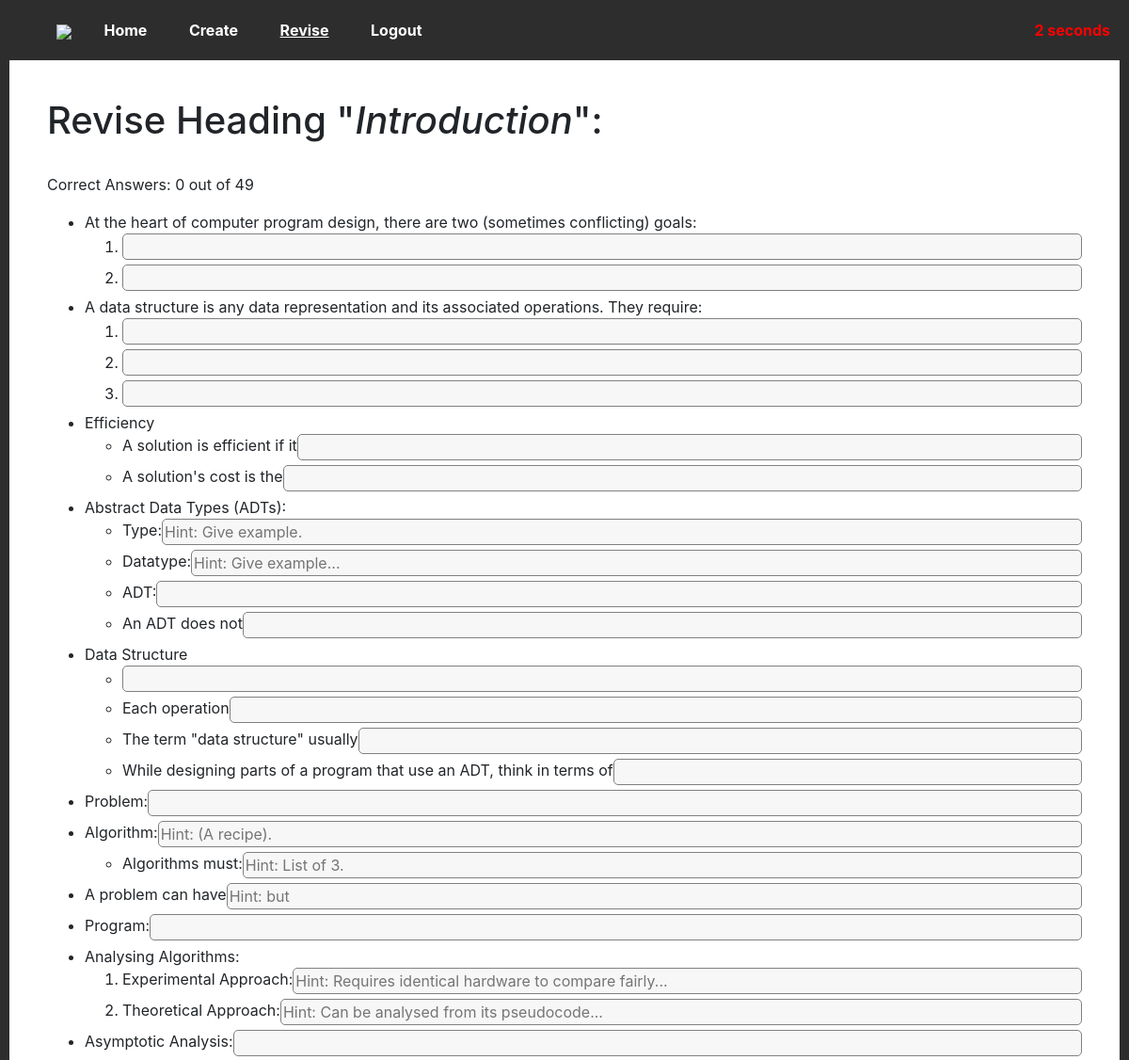
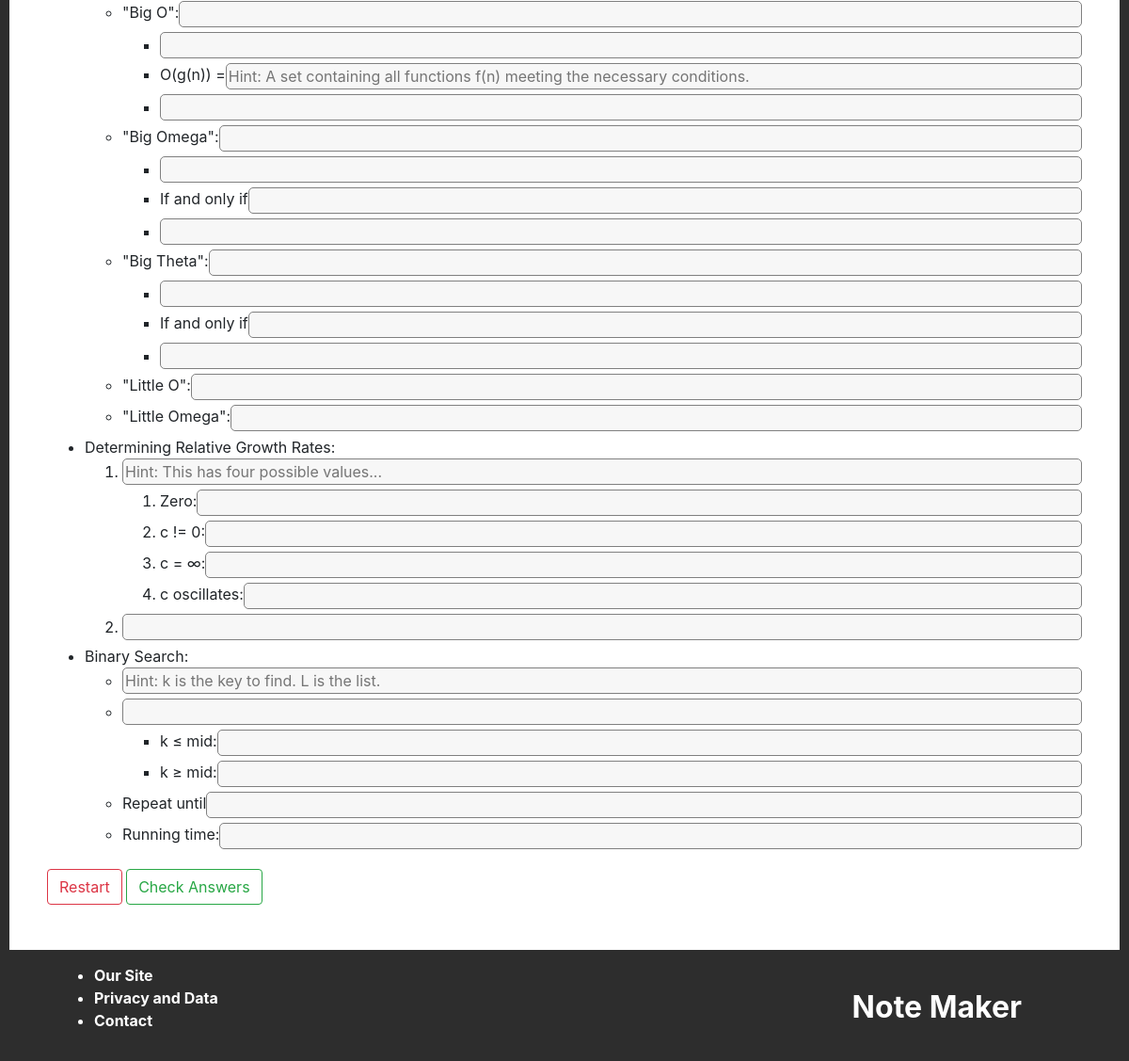
Page /revise/heading/1 (signed in) on the committed database (2 pictures, top to bottom).
### website/models.py (models this page shows, shortened)
class Heading(db.Model): # Example: Sorting Algorithms
    id = db.Column(db.Integer, primary_key=True)
    text = db.Column(db.String(512))
    module = db.Column(db.Integer, db.ForeignKey("module.id"))
    attempts = db.Column(db.Integer, default=0)
    time = db.Column(db.String(128))
    order = db.Column(db.Integer, default=0)
    def getPoints(self):
        return Point.query.filter_by(isRoot=True, parent=self.id).all()

class Point(db.Model): # Examples: [Merge Sort, Has a running time of O(n log n)]
    id = db.Column(db.Integer, primary_key=True)
    text = db.Column(db.String(1048576))
    blankFill = db.Column(db.Boolean) # If True, then this point can be used in "fill-the-blank" style questions.
    hint = db.Column(db.String(4096)) # Available to be shown (for example, "list 3 advantages")
    parent = db.Column(db.Integer) # If isRoot==True, then this points to a heading. Otherwise to another point.
    isRoot = db.Column(db.Boolean) # Can this be a starting point for a question (list the points below this one)?
    numeric = db.Column(db.Boolean, default=False) # If numeric, use <ol>, otherwise use <ul>
    punc = db.Column(db.Boolean, default=False) # Check punctuation when marking answers.
    leniency = db.Column(db.Integer, default=90) # Match percentage between given answer and correct answer.
    code = db.Column(db.Boolean, default=False) # Question requires code answer. Punc is overriden to False and a textarea is displayed instead of a standard 1-line input.
    disabled = db.Column(db.Boolean, default=False)
    successes = db.Column(db.Integer, default=0)
    failures = db.Column(db.Integer, default=0)
    last_answered = db.Column(db.DateTime(timezone=True))
    order = db.Column(db.Integer, default=0)
    def getChildren(self):
        return Point.query.filter_by(isRoot=False, parent=self.id).all()
    def getParent(self):
        if self.isRoot:
            return Heading.query.get(self.parent)
        return Point.query.get(self.parent)
    def question(self):
        try:
            return str(self.text)[0: str(self.text).index(">|<")]
        except Exception as e:
            return self.text
    def answer(self):
        if not self.blankFill:
            return self.text
        try:
            return str(self.text)[str(self.text).index(">|<") + 4 : len(self.text)]
        except:
            return ""
    def isDisabled(self):
        if self.disabled:
            return True
        if not self.isRoot:
            return self.getParent().isDisabled()
        return False

### website/revise/revise.py (the view, shortened to what this page needs)
@revise.route("/heading/<int:h_id>", methods=["GET", "POST"])
@login_required
def heading(h_id):
    print("RUNNING")
    h = Heading.query.filter_by(id=h_id).first()
    if not h:
        flash("Invalid details!", category="error")
        return redirect(url_for("revise.index"))
    results = dict()
    count = 0
    start = 0
    return render_template("revise_heading.html", heading=h, user=current_user, results=results, count=count, start=start)

### app.py (called while the page is built)
@app.context_processor
def current_nav():
    return get_current_nav()

### website/__init__.py (called while the page is built)
def get_current_nav():
    navs = ["create", "revise", "login", "signup"] # Otherwise: home.
    current = "home"
    for nav in navs:
        if nav in request.path:
            current = nav
    return dict(current_nav = current)

### website/revise/templates/revise_heading.html (shortened to what this page needs)
{% extends "base.html" %}
{% block content %}
    <h1>Revise Heading "<i>{{ heading.text }}</i>":</h1><br>
    <p>Correct Answers: {{ count }} out of <span id="q_count"></span></p>
    <form method="POST" autocomplete="off">
            <ul>
                {% for node in heading.getPoints() %}
                    {% if not node.disabled %}
                    <li>
                        <div style="display: flex;">
                        {{ node.question() }}
                        {% if node.blankFill %}
                            <input type="text" name="{{ node.id }}" {% if results[node.id] %}
                                value="{{ results[node.id] }}"
                                {% if node.checkAnswer(results[node.id]) %}
                                    class = "revise-blank-input revise-input-correct"
                                    tabindex="-1"
                                {% else %}
                                    class = "revise-blank-input revise-input-incorrect"
                                {% endif %}
                            {% else %}
                                class="revise-blank-input"
                            {% endif %}
                            {% if node.hint %}
                                placeholder="Hint: {{ node.hint }}"
                            {% endif %}
                            autocomplete="off"
                            >
                        {% endif %}
                        </div>
                    </li>
                    {% endif %}
                    {% if node.numeric %}
                        <ol>
                    {% else %}
                        <ul>
                    {% endif %}
                    {%- for item in node.getChildren() recursive %}
                        {% if not item.isDisabled() %}
                        <li>
                            {% if item.blankFill %}
                                <div style="display: flex;">
                                {{ item.question() }}
                                    {% if item.answer() != "" %}
                                        <input type="text" name="{{ item.id }}"
                                            {% if results[item.id] %}
                                                value="{{ results[item.id] }}"
                                                {% if item.checkAnswer(results[item.id]) %}
                                                    class = "revise-blank-input revise-input-correct"
                                                    tabindex="-1"
                                                {% else %}
                                                    class = "revise-blank-input revise-input-incorrect"
                                                {% endif %}
                                            {% else %}
                                                class="revise-blank-input"
                                            {% endif %}
                                            {% if item.hint %}
                                                placeholder="Hint: {{ item.hint }}"
                                            {% endif %}
                                        autocomplete="off"
                                        >
                                    {% endif %}
                                </div>
                            {% else %}
                                <input type="text" name="{{ item.id }}"
                                    {% if results[item.id] %}
                                        value="{{ results[item.id] }}"
                                        {% if item.checkAnswer(results[item.id]) %}
                                            class = "revise-input revise-input-correct"
                                            tabindex="-1"
                                        {% else %}
                                            class = "revise-input revise-input-incorrect"
                                        {% endif %}
                                    {% else %}
                                        class="revise-input"
                                    {% endif %}
                                    {% if item.hint %}
                                        placeholder="Hint: {{ item.hint }}"
                                    {% endif %}
                                    autocomplete="off"
                                >
                            {% endif %}
                        </li>
                        {% if item.getChildren() | length > 0 %}
                            {% if item.numeric %}
                                <ol>
                            {% else %}
                                <ul>
                            {% endif %}
                                {{ loop(item.getChildren()) }}
                            {% if item.numeric %}
                                </ol>
                            {% else %}
                                </ul>
                            {% endif %}
                        {% endif %}
                        {% endif %}
                    {% endfor %}
                    {% if node.numeric %}
                        </ol>
                    {% else %}
                        </ul>
                    {% endif %}
                {% endfor %}
            </ul>
        <a href="/revise/heading/{{ heading.id }}" class="btn btn-outline-danger">Restart</a>
        <input type="submit" value="Check Answers" class="btn btn-outline-success">
        <span id="timer" class="timer">-- seconds</span>
    </form>
{% endblock %}

### website/home/templates/base.html (shortened to what this page needs)
<!DOCTYPE html>
<html lang="en">
    <head>
        <link rel="stylesheet" href="{{ url_for('home.static', filename='css/base.css') }}">
        <link rel="stylesheet" href="{{ url_for('home.static', filename='css/navbar.css') }}">
        <link rel="stylesheet" href="{{ url_for('home.static', filename='css/footer.css') }}">
        <link rel="stylesheet" href="{{ url_for('create.static', filename='create.css') }}">
        <link rel="stylesheet" href="{{ url_for('revise.static', filename='revise.css') }}">
        <link
            rel="stylesheet"
            href="https://stackpath.bootstrapcdn.com/bootstrap/4.4.1/css/bootstrap.min.css"
        />
    </head>
    <body>
        {% include "navbar.html" %}
        <div class="page">
            {% block content %} {% endblock %}
            <br><br>
        </div>
        {% include "footer.html" %}
    </body>
</html>

### website/home/templates/navbar.html
<div class="nbar">
    <ul class="nav_links">
        <li><img src="{{ url_for('home.static', filename='icon.png') }}"></li>
        <li><a href="/" {% if current_nav == "home" %} style="text-decoration: underline;" {% endif %}>Home</a></li>
        {% if user.is_authenticated %}
            <li><a href="/create/" {% if current_nav == "create" %} style="text-decoration: underline;" {% endif %}>Create</a></li>
            <li><a href="/revise/" {% if current_nav == "revise" %} style="text-decoration: underline;" {% endif %}>Revise</a></li>
            <li><a href="/auth/logout">Logout</a></li>
        {% else %}
            <li><a href="/auth/login" {% if current_nav == "login" %} style="text-decoration: underline;" {% endif %}>Login</a></li>
            <li><a href="/auth/signup" {% if current_nav == "signup" %} style="text-decoration: underline;" {% endif %}>Signup</a></li>
        {% endif %}
    </ul>
</div>

### website/home/templates/footer.html
<div class="footer">
    <ul class="footer_links">
        <li><a href="/">Our Site</a></li>
        <li><a href="/privacy">Privacy and Data</a></li>
        <li><a href="/contact">Contact</a></li>
    </ul>
    <span class="footer_logo">Note Maker</span>
</div>

### website/home/home_static/css/base.css (style rules this page uses)
.page { padding: 40px; border-left: 10px solid rgb(45, 45, 45); border-right: 10px solid rgb(45, 45, 45); background-color: white; padding-bottom: 0px; min-height: 100vh; }

### website/home/home_static/css/navbar.css (style rules this page uses)
.nbar { background-color: rgb(45, 45, 45); padding: 10px; }
.nbar ul { list-style-type: none; margin: 10px; }
.nbar li { display: inline; }
.nav_links a { padding: 20px; background-color: rgb(45, 45, 45); color: white; text-decoration: none; font-weight: bold; margin-top: 10px; }
.nbar img { height: 0px; height: 24px; padding-right: 10px; }

### website/home/home_static/css/footer.css (style rules this page uses)
.footer { width: 100%; padding: 15px 5vw; background-color: rgb(45, 45, 45); color: white; font-weight: bold; overflow: hidden; }
.footer li a { text-decoration: none; color: inherit; }
.footer_links { float: left; }
.footer_logo { float: right; text-align: right; font-size: xx-large; padding-right: 5%; padding-top: 2%; }

### website/revise/static/revise.css (style rules this page uses)
.revise-input { width: 100%; margin-bottom: 5px; border: 1px solid grey; border-radius: 5px; background-color: rgb(247, 247, 247); }
.revise-blank-input { margin-bottom: 5px; border: 1px solid grey; border-radius: 5px; background-color: rgb(247, 247, 247); flex: 2; }
.timer { position:fixed; top: 20px; right: 20px; color: red; font-weight: bolder; }

### rows in the picture
Heading: text "Introduction"
Point: question "At the heart of computer program design, there are two (sometimes conflicting) goals:"
Point: question "A data structure is any data representation and its associated operations. They require:"
Point: question "Efficiency"
Point: question "A solution is efficient if it"
Point: question "A solution's cost is the"
Point: question "Abstract Data Types (ADTs):"
Point: question "Type:"
Point: question "Datatype:"
Point: question "ADT:"
Point: question "An ADT does not"
Point: question "Data Structure"
Point: question "Each operation"
Point: question "The term \"data structure\" usually"
Point: question "While designing parts of a program that use an ADT, think in terms of"
Point: question "Problem:"
Point: question "Algorithm:", id+hint "Hint: (A recipe)."
Point: question "Algorithms must:"
Point: question "A problem can have", id+hint "Hint: but"
Point: question "Program:"
Point: question "Analysing Algorithms:"
Point: question "Experimental Approach:"
Point: question "Theoretical Approach:"
Point: question "Asymptotic Analysis:"
Point: question "\"Big O\":"
Point: question "O(g(n)) ="
Point: question "\"Big Omega\":"
Point: question "If and only if"
Point: question "\"Big Theta\":"
Point: question "If and only if"
Point: question "\"Little O\":"
Point: question "\"Little Omega\":"
Point: question "Determining Relative Growth Rates:"
Point: question "Zero:"
Point: question "c != 0:"
Point: question "c = ∞:"
Point: question "c oscillates:"
Point: question "Binary Search:"
Point: question "k ≤ mid:"
Point: question "k ≥ mid:"
Point: question "Repeat until"
Point: question "Running time:"

### other values in the picture
{{ count }} "0"
